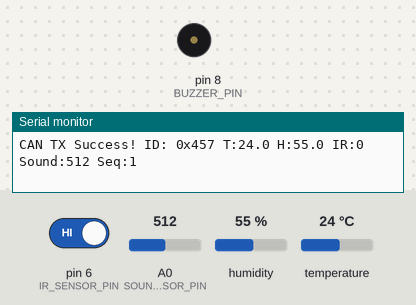
Bench run of a sketch on a simulated Arduino Uno, built with avr-gcc and run on an emulated ATmega328P. On the bench: buzzer (waves = sounding, pin HIGH), the last lines printed to the serial monitor. The inputs (shaded band) are chosen by the test bench; at power-on: temperature 24 °C, pin 6 (IR_SENSOR_PIN) HIGH, A0 (SOUND_SENSOR_PIN) = 512, humidity 55 %.

Above: at 2.8 s.
2.9 s: temperature set to 29 °C
5.2 s: temperature set to 32 °C
At 7.4 s:
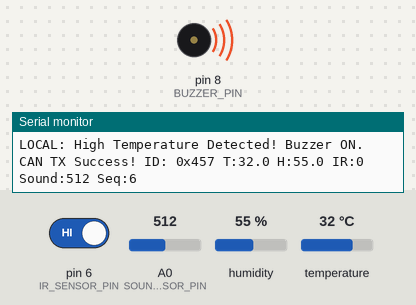
Timing chart, 0 to 8.9 s (numbered marks = the images above; inputs shaded):
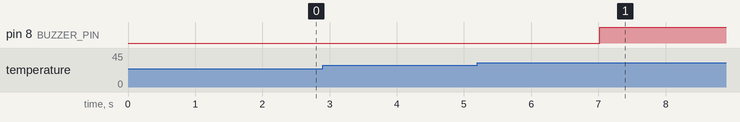

The sketch:

test_AllSensors_ArdToSTM_CAN_Interrupt.ino
```cpp
#include <SPI.h>
#include <mcp_can.h>
#include "DHT.h" // Include DHT sensor library

// Sensor & Buzzer Pin Definitions
#define DHTPIN 7        // Digital pin connected to the DHT sensor
#define DHTTYPE DHT11   // DHT 11
#define IR_SENSOR_PIN 6 // Digital pin connected to IR sensor OUT pin
#define BUZZER_PIN 8    // Digital pin connected to active buzzer
#define SOUND_SENSOR_PIN A0 // Analog pin connected to LM393 Sound sensor A0 pin

DHT dht(DHTPIN, DHTTYPE); // Initialize DHT sensor

// MCP2515 CAN Controller Definitions
const int SPI_CS_PIN = 10;
MCP_CAN CAN(SPI_CS_PIN); // Set CS pin

// CAN message variables for transmission
long unsigned int txId = 0x457; // Standard CAN ID for combined sensor data
unsigned char txData[8]; // Data buffer: 8 bytes for Temp, Hum, IR, Sound, Sequence
unsigned long lastSendTime = 0;
const long sendInterval = 1000; // Send data every 1000 ms (1 second)

unsigned int sequenceNum = 0; // Sequence number for debugging

// Global variables to store sensor readings
float current_temperature = 0.0f;
float current_humidity = 0.0f;
int current_ir_state = 0; // 0: No obstacle, 1: Obstacle
int current_sound_value = 0; // 0-1023 analog value

void setup() {
  Serial.begin(115200); // For debugging output to Arduino Serial Monitor
  while (!Serial); // Wait for serial port to connect. Needed for native USB port only

  // Configure sensor pins
  pinMode(IR_SENSOR_PIN, INPUT); // IR sensor is an input
  pinMode(BUZZER_PIN, OUTPUT);   // Buzzer is an output

  Serial.println("Initializing DHT11 Sensor...");
  dht.begin(); // Start DHT sensor

  Serial.println("Initializing MCP2515 CAN controller for Multi-Sensor Data TX...");

  // Initialize CAN at 500 kbps (match STM32's speed)
  if (CAN.begin(MCP_ANY, CAN_500KBPS, MCP_8MHZ) == CAN_OK) {
    Serial.println("MCP2515 Initialized Successfully!");
  } else {
    Serial.println("MCP2515 Initialization Failed!");
    Serial.println("Check connections and crystal frequency.");
    while(1); // Halt if initialization fails
  }

  CAN.setMode(MCP_NORMAL); // Set to normal mode
  Serial.println("MCP2515 set to Normal Mode. Sending Multi-Sensor data via CAN...");

  // Initial state for buzzer
  digitalWrite(BUZZER_PIN, LOW); // Ensure buzzer is off initially
}

void loop() {
  unsigned long currentMillis = millis();

  // Read sensor data and send via CAN periodically
  if (currentMillis - lastSendTime >= sendInterval) {
    lastSendTime = currentMillis;

    // --- Read Sensor Data ---
    // Read DHT11
    current_humidity = dht.readHumidity();
    current_temperature = dht.readTemperature(); // Default is Celsius

    // Check if DHT reads failed
    if (isnan(current_humidity) || isnan(current_temperature)) {
      Serial.println(F("Failed to read from DHT sensor! Retrying..."));
      // We'll still send other sensor data if DHT fails for this cycle
      current_humidity = 0.0f; // Set to 0 or last known good value
      current_temperature = 0.0f; // Set to 0 or last known good value
    }

    // Read IR sensor (digital)
    // IR sensor typically outputs LOW when obstacle detected, HIGH when clear
    current_ir_state = !digitalRead(IR_SENSOR_PIN); // Invert logic: 1 if obstacle, 0 if clear

    // Read Sound sensor (analog)
    current_sound_value = analogRead(SOUND_SENSOR_PIN);

    // --- Control Buzzer based on local conditions ---
    bool activateBuzzer = false;

    // Condition 1: IR sensor detects obstacle
    if (current_ir_state == 1) { // 1 means obstacle detected
      activateBuzzer = true;
      Serial.println("LOCAL: IR Obstacle Detected! Buzzer ON.");
    }

    // Condition 2: DHT11 temperature rises > 30C
    if (current_temperature > 30.0f) {
      activateBuzzer = true;
      Serial.println("LOCAL: High Temperature Detected! Buzzer ON.");
    }

    // Set buzzer state
    digitalWrite(BUZZER_PIN, activateBuzzer ? HIGH : LOW);


    // --- Prepare CAN data ---
    // Pack temperature and humidity
    int temp_int = (int)current_temperature;
    int temp_frac = (int)((current_temperature - temp_int) * 10);
    int hum_int = (int)current_humidity;
    int hum_frac = (int)((current_humidity - hum_int) * 10);

    // Ensure fractional parts are 0-9
    temp_frac = constrain(temp_frac, 0, 9);
    hum_frac = constrain(hum_frac, 0, 9);

    txData[0] = (uint8_t)temp_int;
    txData[1] = (uint8_t)temp_frac;
    txData[2] = (uint8_t)hum_int;
    txData[3] = (uint8_t)hum_frac;

    // Pack IR sensor state
    txData[4] = (uint8_t)current_ir_state; // 0 or 1

    // Pack Sound sensor value (10-bit value into 2 bytes)
    txData[5] = (uint8_t)(current_sound_value & 0xFF); // Low byte
    txData[6] = (uint8_t)((current_sound_value >> 8) & 0xFF); // High byte

    // Pack Sequence Number
    txData[7] = (uint8_t)(sequenceNum % 256);

    // Send the CAN message
    byte sndStat = CAN.sendMsgBuf(txId, 0, sizeof(txData), txData); // 0 for standard ID

    if (sndStat == CAN_OK) {
      Serial.print("CAN TX Success! ID: 0x"); Serial.print(txId, HEX);
      Serial.print(" T:"); Serial.print(current_temperature, 1);
      Serial.print(" H:"); Serial.print(current_humidity, 1);
      Serial.print(" IR:"); Serial.print(current_ir_state);
      Serial.print(" Sound:"); Serial.print(current_sound_value);
      Serial.print(" Seq:"); Serial.print(sequenceNum); Serial.println();
    } else {
      Serial.print("CAN TX Failed! Error: ");
      Serial.println(sndStat); // Print error code
    }

    sequenceNum++; // Increment sequence number for next message
  }
}
```

Measured:
- the behaviour switches between 30 and 31 °C on temperature (found by bisection; images 0 and 1)
- after the input at 5.2 s, pin 8 (BUZZER_PIN): LOW → HIGH after 1.8 s
